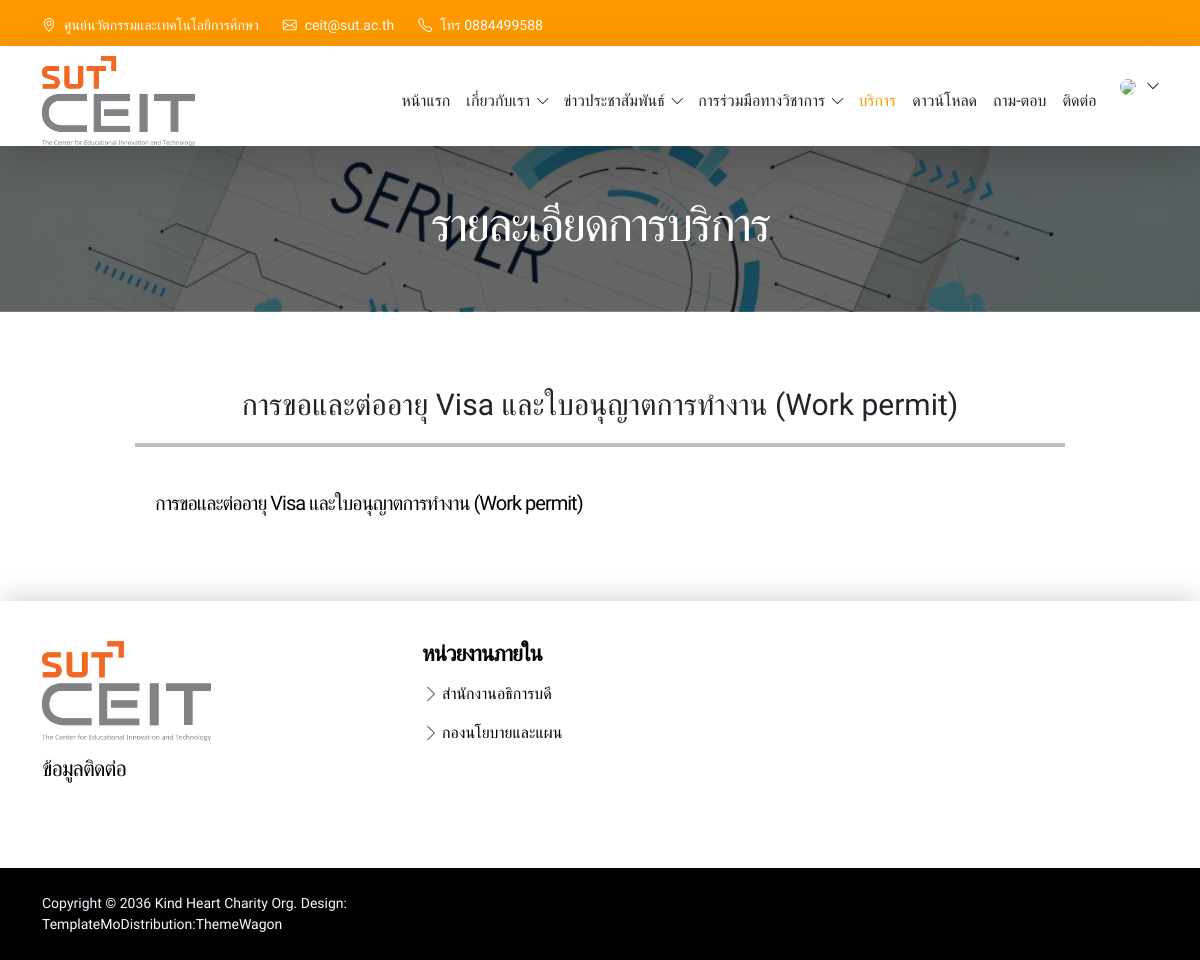
The page /member/SVdetail.php?service_no=1 on the database its author committed.
### tables this page shows
CREATE TABLE `contact` (
  `contact_no` int(11) NOT NULL COMMENT 'เลขที่ติดต่อ',
  `contact_address` varchar(255) NOT NULL COMMENT 'ที่อยู่ : หน่วยงาน',
  `contact_university` varchar(500) NOT NULL COMMENT 'ที่อยู่ : ศูนย์นวัตรกรรม',
  `contact_tel` varchar(20) NOT NULL COMMENT 'เบอร์โทรศัพท์',
  `contact_email` varchar(255) NOT NULL COMMENT 'อีเมล'
);

CREATE TABLE `service` (
  `service_no` int(11) NOT NULL COMMENT 'เลขที่บริการ',
  `service_title` varchar(1000) NOT NULL COMMENT 'หัวข้อบริการ',
  `service_details` varchar(10000) NOT NULL COMMENT 'รายละเอียดบริการ'
);

### member/SVdetail.php (the view, shortened to what this page needs)
<?php include("../database/connect.php");
?>
<!doctype html>
<html lang="en">
<head>
    <link href="../assets/css/bootstrap.min.css" rel="stylesheet">
    <link href="../assets/vendor/bootstrap-icons/bootstrap-icons.css" rel="stylesheet">
    <link href="../assets/vendor/boxicons/css/boxicons.min.css" rel="stylesheet">
    <link href="../assets/css/main.css" rel="stylesheet">
    <link href="../assets/vendor/aos/aos.css" rel="stylesheet">
</head>
<body>
    <?php include("menu.php") ?>
    <section class="service-header text-center">
        <div class="container">
            <div class="col-lg-12 col-12">
                <h1>รายละเอียดการบริการ</h1>
            </div>
        </div>
    </section>
    <section class="section-padding">
        <div class="container">
            <div class="col-lg-10 col-12  mx-auto">
                <?php
                    $sqlSelect = "SELECT * FROM service WHERE service_no='".$_GET['service_no']."'";
                    $result = mysqli_query($conn,$sqlSelect);
                    if ($result && mysqli_num_rows($result) > 0) {
                        while ($row=mysqli_fetch_assoc($result)) { ?>
                            <div class="section-details mb-4 text-center">
                                <?php echo $row['service_title']; ?>
                                <hr>
                            </div>
                            <div class="service-detail">
                                <h4><?php echo $row['service_details']; ?></h4>
                            </div>
                        <?php }
                    } else {
                    echo '<tr><td colspan="6" align="center">ไม่พบข้อมูล</td></tr>';
                    }
                ?>
            </div>
        </div>
    </section>
    <?php
        include("footer.php")
    ?>
</body>

### member/menu.php (shortened to what this page needs)
<?php require_once '../database/connect.php';
$menu=basename($_SERVER['PHP_SELF']);
?>
<header class="site-header">
    <div class="container">
        <div class="row">
            <?php
                $sqlcon = "SELECT * FROM contact";
                $querycon = mysqli_query($conn,$sqlcon);
                $resultcon = mysqli_fetch_assoc($querycon);
            ?>
            <div class="col-lg-8 col-12 d-flex flex-wrap">
                <p class="d-flex me-4 mb-0">
                    <i class="bi-geo-alt me-2"></i>
                    ศูนย์นวัตกรรมและเทคโนโลยีการศึกษา
                </p>
                <p class="d-flex me-4 mb-0">
                    <i class="bi-envelope me-2"></i>
                    <a href="patchare.sr@rmuti.ac.th">
                        <?php echo $resultcon['contact_email']; ?>
                    </a>
                </p>
                <p class="d-flex mb-0">
                    <i class="bi bi-telephone me-2"></i>
                    โทร <?php echo $resultcon['contact_tel']; ?>
                </p>
            </div>
        </div>
    </div>
</header>
<nav class="navbar navbar-expand-lg shadow-lg">
    <div class="container">
        <a href="index.php">
            <img src="../assets/img/logo.png" height="90px" alt="">
        </a>
        <div class="collapse navbar-collapse" id="navbarNav">
            <ul class="navbar-nav ms-auto">
                <li class="nav-item" >
                    <a class="nav-link <?php echo ($menu=='index.php'?'active':'') ?>" href="index.php">หน้าแรก</a>
                </li>
                <li class="nav-item dropdown">
                    <a class="nav-link click-scroll dropdown-toggle <?php echo ($menu=='examSchedule.php'|| $menu=='mission.php'|| $menu=='people.php'?'active':'') ?>" href="#"
                        id="navbarLightDropdownMenuLink" role="button" data-bs-toggle="dropdown"
                        aria-expanded="false">เกี่ยวกับเรา</a>
                </li>
                <li class="nav-item dropdown">
                    <a class="nav-link click-scroll dropdown-toggle <?php echo ($menu=='news.php'|| $menu=='newsactivity.php'|| $menu=='newsdetail.php'|| $menu=='newsall.php'?' active':'') ?>" href="#"
                        id="navbarLightDropdownMenuLink" role="button" data-bs-toggle="dropdown"
                        aria-expanded="false">ข่าวประชาสัมพันธ์</a>
                </li>
                <li class="nav-item dropdown">
                    <a class="nav-link click-scroll dropdown-toggle <?php echo ($menu=='DBmou.php'|| $menu=='DBactivity.php'|| $menu=='moAgency.php'|| $menu=='moDetails.php'|| $menu=='actAgency.php'|| $menu=='actDetails.php'|| $menu=='mouDB.php'|| $menu=='activityDB.php'|| $menu=='mouSystem.php'|| $menu=='mouEdit.php'|| $menu=='activitySystem.php'|| $menu=='activityEdit.php'?' active':'') ?>" href="#"
                        id="navbarLightDropdownMenuLink" role="button" data-bs-toggle="dropdown"
                        aria-expanded="false">การร่วมมือทางวิชาการ</a>
                </li>
                <li class="nav-item">
                    <a class="nav-link <?php echo ($menu=='service.php'|| $menu=='SVdetail.php'?'active':'') ?>" href="service.php">บริการ</a>
                </li>
                <li class="nav-item">
                    <a class="nav-link <?php echo ($menu=='download.php'?'active':'') ?>" href="download.php">ดาวน์โหลด</a>
                </li>
                <li class="nav-item">
                    <a class="nav-link <?php echo ($menu=='qa.php'?'active':'') ?>" href="qa.php">ถาม-ตอบ</a>
                </li>
                <li class="nav-item">
                    <a class="nav-link <?php echo ($menu=='contact.php'?'active':'') ?>" href="contact.php">ติดต่อ</a>
                </li>
                <li class="nav-item dropdown ms-3">
                    <a class="nav-profile click-scroll dropdown-toggle <?php echo ($menu=='peofileEdit.php'?'active':'') ?>" href="#"
                        id="navbarLightDropdownMenuLink" role="button" data-bs-toggle="dropdown"
                        aria-expanded="false">
                        <img src="../pic/logo/<?php echo $_SESSION['ag_img']; ?>" class="rounded-circle">
                    </a>
                </li>
            </ul>
        </div>
    </div>
</nav>

### assets/css/main.css (style rules this page uses)
:root { --white-color: #ffffff; --primary-color: #FF9900; --secondary-color: #000000; --default-color: #212529; --section-bg-color: #f0f8ff; --site-footer-bg-color: #ffffff; --dark-color: #000000; --body-font-family: 'Mitr', sans-serif; --h1-font-size: 52px; --h2-font-size: 46px; --h3-font-size: 32px; --h4-font-size: 28px; --h5-font-size: 24px; --h6-font-size: 22px; --p-font-size: 16px; --btn-font-size: 18px; --copyright-font-size: 14px; --border-radius-large: 100px; --border-radius-medium: 20px; --border-radius-small: 10px; --font-weight-light: 300; --font-weight-normal: 400; --font-weight-semibold: 600; --font-weight-bold: 700; }
body { background-color: var(--white-color); font-family: var(--body-font-family); }
h2, h3, h4, h5, h6 { color: var(--dark-color); }
h1, h2, h3, h4, h5, h6 { font-weight: var(--font-weight-semibold); letter-spacing: -1px; }
h1 { font-size: var(--h1-font-size); font-weight: var(--font-weight-bold); letter-spacing: -2px; }
h4 { font-size: var(--h4-font-size); }
ul li { color: var(--p-color); font-size: var(--p-font-size); font-weight: var(--font-weight-normal); }
a, button { touch-action: manipulation; transition: all 0.3s; }
a { color: var(--p-color); text-decoration: none; }
.section-padding { padding-top: 70px; padding-bottom: 50px; }
.section-details { font-size: 30px; font-size: 500; }
.section-details hr { border: 2px solid #000; }
.navbar { background: var(--white-color); z-index: 9; padding-top: 10px; padding-bottom: 0; }
.navbar-expand-lg .navbar-nav .nav-link { margin-right: 0; margin-left: 0; }
.navbar-nav .nav-link { display: inline-block; color: var(--p-color); font-size: var(--p-font-size); font-weight: var(--font-weight-medium); position: relative; padding-top: 15px; padding-bottom: 15px; }
.navbar-nav .nav-link.active, .navbar-nav .nav-link:hover { background: transparent; color: var(--primary-color); }
.navbar .nav-profile { color: var(--dark-color); }
.navbar .nav-profile img { max-height: 50px; }
.dropdown-toggle::after { content: "\f282"; display: inline-block; font-family: bootstrap-icons !important; font-size: var(--copyright-font-size); font-style: normal; font-weight: normal !important; font-variant: normal; text-transform: none; line-height: 1; vertical-align: -.125em; -webkit-font-smoothing: antialiased; -moz-osx-font-smoothing: grayscale; position: relative; left: 2px; border: 0; }
.site-header { background: var(--primary-color); padding-top: 15px; padding-bottom: 10px; }
.site-header p, .site-header p a, .site-header .social-icon-link { color: var(--white-color); font-size: var(--copyright-font-size); }
.service-header { background: linear-gradient(rgba(0, 0, 0, 0.6),rgba(0, 0, 0, .6)), url(../img/service-header.jpg); background-repeat: no-repeat; background-position: center; background-size: cover; position: relative; padding-top: 50px; padding-bottom: 50px; }
.service-header h1 { font-weight: 400; font-size: 48px; color: #fff; }
.service-detail { padding: 20px; }
.service-detail h4 { font-size: 20px; font-weight: 400; }

### rows shown on the page
contact: contact_email "ceit@sut.ac.th", contact_tel "0884499588"
service: service_title "การขอและต่ออายุ Visa และใบอนุญาตการทำงาน (Work permit)", service_details "การขอและต่ออายุ Visa และใบอนุญาตการทำงาน (Work permit)"
